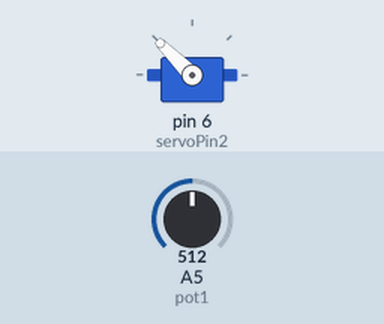
The sketch below on a simulated Arduino Uno, built with avr-gcc and run on an emulated ATmega328P. Shown: servo. The inputs (shaded band) are chosen by the test bench; at power-on: A5 (pot1) = 512.

Above: at 1.2 s.
1.3 s: A5 (pot1) set to 716
At 1.6 s:
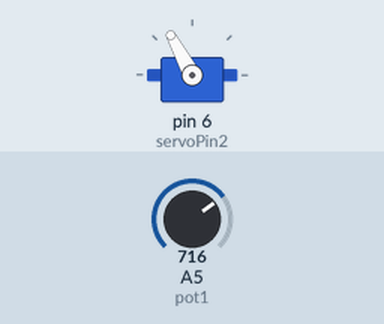
2.8 s: A5 (pot1) set to 1023
At 3.9 s:
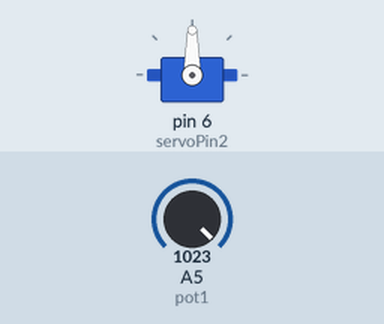
4.3 s: A5 (pot1) set to 306
At 5.1 s:
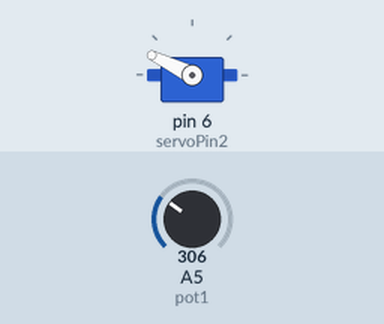
5.8 s: A5 (pot1) set to 122
At 6.2 s:
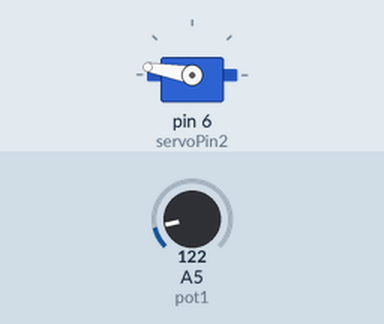
7.3 s: A5 (pot1) set to 0
At 8.5 s:
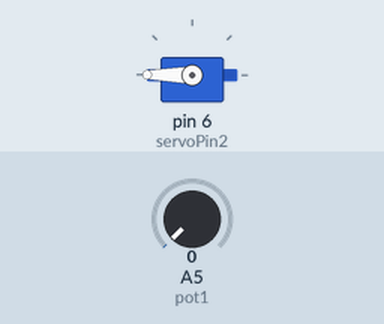
Timing chart, 0 to 9.8 s (numbered marks = the images above; inputs shaded):
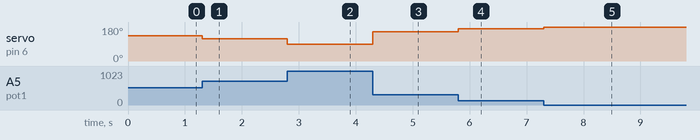

The sketch:

SeperateServo.ino
```cpp
#define pot1 A5
//#define pot2 A9
//#define pot3 A10
//#define pot4 A11
#define servoPin2 6
//#define servoPin3 7
//#define servoPin4 8
//#define servoPin5 9

#include <Servo.h>
Servo servo2;
//Servo servo3;
//Servo servo4;
//Servo servo5;

///////
void setup() {
  Serial.begin(9600);
  pinMode(pot1, INPUT);
//  pinMode(pot2, INPUT);
//  pinMode(pot3, INPUT);
//  pinMode(pot4, INPUT);

  pinMode(6, OUTPUT);
//  pinMode(7, OUTPUT);
//  pinMode(8, OUTPUT);
//  pinMode(9, OUTPUT);


  servo2.attach(servoPin2);
//  servo3.attach(servoPin3);
//  servo4.attach(servoPin4);
//  servo5.attach(servoPin5);
}

void loop() {
  ///servo 1
  int potval1 = analogRead(pot1);
  int angle1 = map(potval1, 0, 1023, 180, 90);


//  ///servo2
//  int potval2 = analogRead(pot2);
//  int angle2 = map(potval2, 0, 1023, 180, 90);
//
//  ///servo3
//  int potval3 = analogRead(pot3);
//  int angle3 = map(potval3, 0, 1023, 180, 90);
//
//  ///servo4
//  int potval4 = analogRead(pot4);
//  int angle4 = map(potval4, 0, 1023, 180, 90);


    servo2.write(angle1);
//  servo2.write(180);
//  delay(50);
//    servo2.write(90);
//    delay(500);
//  servo3.write(angle2);
//  servo4.write(angle3);
//  servo5.write(angle4);

}
```

Measured:
- after the input at 1.3 s, servo on pin 6 (servoPin2): 135° → 118° at once
- after the input at 2.8 s, servo on pin 6 (servoPin2): 118° → 90° at once
- after the input at 4.3 s, servo on pin 6 (servoPin2): 90° → 154° at once
- after the input at 5.8 s, servo on pin 6 (servoPin2): 154° → 170° at once
- after the input at 7.3 s, servo on pin 6 (servoPin2): 170° → 180° at once
